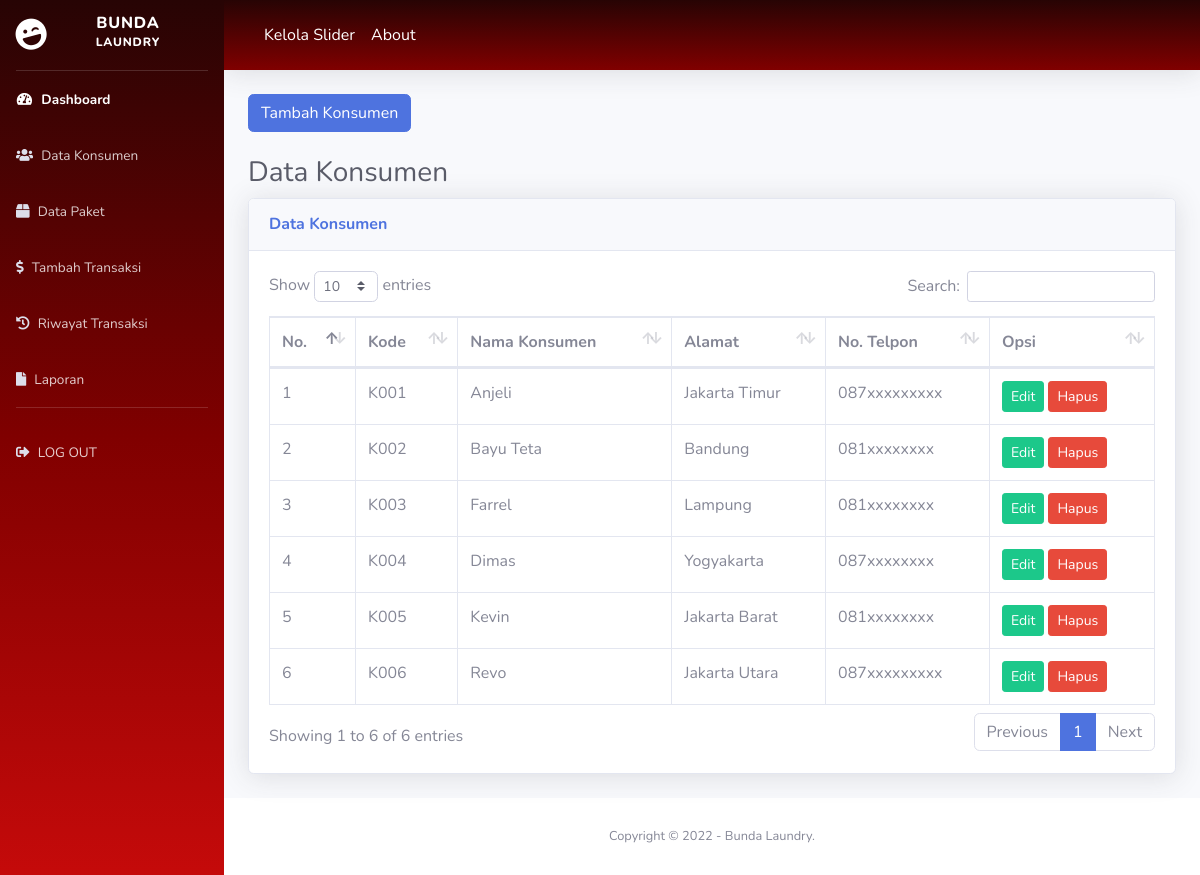
Screenshot of /index.php/konsumen with the database file from the repository.
### tables this page shows
CREATE TABLE `konsumen` (
  `kode_konsumen` varchar(12) NOT NULL,
  `nama_konsumen` varchar(50) NOT NULL,
  `alamat_konsumen` text NOT NULL,
  `no_telp` varchar(14) NOT NULL
);

### application/controllers/konsumen.php (called while the page is built, shortened)
<?php
class Konsumen Extends CI_Controller {
    public function __construct()
    {
        $this->load->model('m_konsumen');
    }
    public function index()
    {
        $isi['content'] = 'backend/konsumen/v_konsumen';
        $isi['judul'] = 'Data Konsumen';
        $isi['data'] = $this->m_konsumen->getAllDataKonsumen();
        $this->load->view('backend/dashboard', $isi);
    }
}

### index.php (called while the page is built, shortened)
<?php
require_once BASEPATH.'core/CodeIgniter.php';

### application/models/m_konsumen.php (called while the page is built, shortened)
<?php
class M_konsumen Extends CI_Model {
    public function getAllDataKonsumen()
    {
        return $this->db->get('konsumen')->result();
    }
}

### application/views/backend/konsumen/v_konsumen.php (the view, shortened to what this page needs)
<div class="container-fluid">
    <div class="row">
        <div class="col-md-12">
            <a href="<?= base_url()?>konsumen/tambah" class="btn btn-primary">Tambah Konsumen</a> <br><br>
        </div>
    </div>
    <h1 class="h3 mb-2 text-gray-800"><?= $judul;?></h1>
    <div class="card shadow mb-4">
        <div class="card-header py-3">
            <h6 class="m-0 font-weight-bold text-primary"><?= $judul;?></h6>
        </div>
        <div class="card-body">
            <div class="table-responsive">
                <table class="table table-bordered" id="dataTable" width="100%" cellspacing="0">
                <thead>
                    <tr>
                        <th>No.</th>
                        <th>Kode</th>
                        <th>Nama Konsumen</th>
                        <th>Alamat</th>
                        <th>No. Telpon</th>
                        <th>Opsi</th>
                    </tr>
                </thead>
                    <tbody>
                        <?php
                            $no = 1;
                            foreach ($data as $row) {?>
                                <tr>
                                    <td><?= $no++;?></td>
                                    <td><?= $row->kode_konsumen;?></td>
                                    <td><?= $row->nama_konsumen;?></td>
                                    <td><?= $row->alamat_konsumen;?></td>
                                    <td><?= $row->no_telp;?></td>
                                    <td>
                                        <a href="<?= base_url()?>konsumen/edit/<?= $row->kode_konsumen;?>" class="btn btn-success btn-sm">Edit</a>
                                        <a href="<?= base_url()?>konsumen/delete/<?= $row->kode_konsumen;?>" class="btn btn-danger btn-sm" onclick="return confirm('Apakah Anda Yakin Ingin Menghapus ?')">Hapus</a>
                                    </td>
                                </tr>
                        <?php }
                        ?>
                    </tbody>
                </table>
            </div>
        </div>
    </div>
</div>

### rows the page displays
konsumen: kode_konsumen "K001", nama_konsumen "Anjeli", alamat_konsumen "Jakarta Timur", no_telp "087xxxxxxxxx"
konsumen: kode_konsumen "K002", nama_konsumen "Bayu Teta", alamat_konsumen "Bandung", no_telp "081xxxxxxxx"
konsumen: kode_konsumen "K003", nama_konsumen "Farrel", alamat_konsumen "Lampung", no_telp "081xxxxxxxx"
konsumen: kode_konsumen "K004", nama_konsumen "Dimas", alamat_konsumen "Yogyakarta", no_telp "087xxxxxxxx"
konsumen: kode_konsumen "K005", nama_konsumen "Kevin", alamat_konsumen "Jakarta Barat", no_telp "081xxxxxxxx"
konsumen: kode_konsumen "K006", nama_konsumen "Revo", alamat_konsumen "Jakarta Utara", no_telp "087xxxxxxxxx"

### other values shown
$judul "Data Konsumen"
